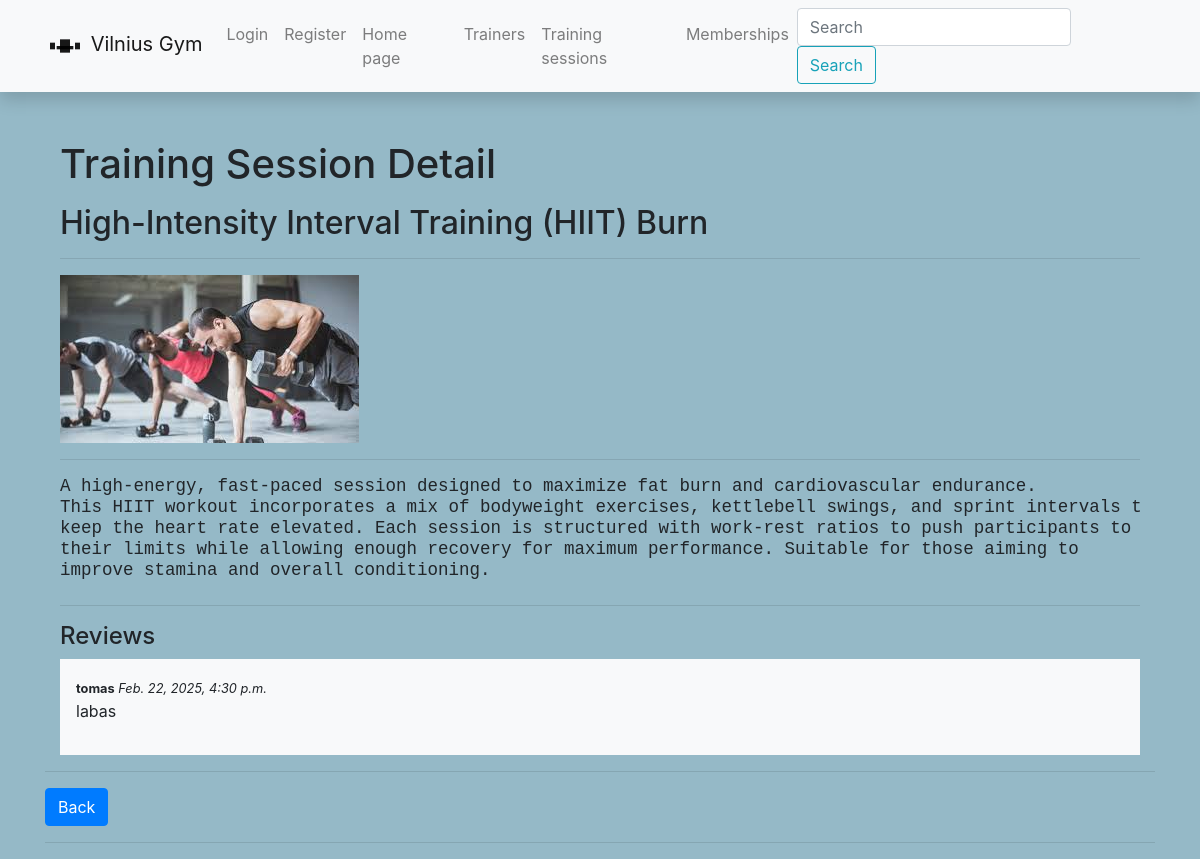
The page /gym/trainingsession/7 on the database as committed earlier.
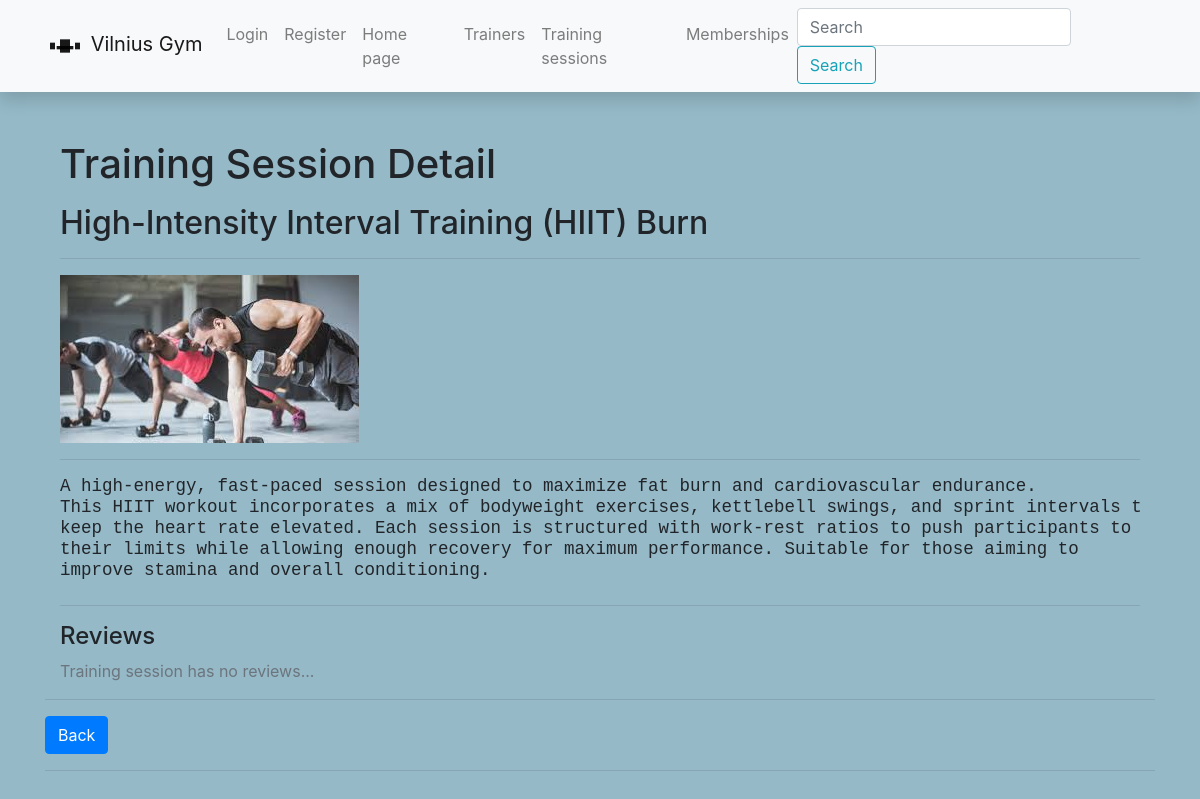
The same page on the database as committed later.
### gym/models.py (models this page shows, shortened)
class TrainingSessionReview(models.Model):
    date_created = models.DateTimeField(auto_now_add=True)
    content = models.TextField('Review', max_length=2000)
    training_session = models.ForeignKey(TrainingSession, on_delete=models.CASCADE, blank=True)
    reviewer = models.ForeignKey(User, on_delete=models.SET_NULL, null=True, blank=True)

### gym/views.py (the view, shortened to what this page needs)
# urls.py: path('trainingsession/<int:pk>', views.TrainingSessionDetailView.as_view(), name='trainingsession-one'),
class TrainingSessionDetailView(generic.edit.FormMixin, generic.DetailView):
    model = TrainingSession
    context_object_name = 'trainingsession'
    template_name = 'training_session.html'
    form_class = TrainingSessionReviewForm

### gym/forms.py
class TrainingSessionReviewForm(forms.ModelForm):
    class Meta:
        model = TrainingSessionReview
        fields = ('content', 'training_session', 'reviewer')
        widgets = {
            'training_session': forms.HiddenInput(),
            'reviewer': forms.HiddenInput()
        }

### gym/templates/training_session.html (shortened to what this page needs)
{% extends 'base.html' %}
{% load static %}
{% block content %}
<div class="container mt-5">
  <h1 class="mb-3">Training Session Detail</h1>
  <h2 class="mb-3">{{ trainingsession.name }}</h2>
  <hr>
  <div class="">
    {% if trainingsession.ts_cover %}
      <img src="{{ trainingsession.ts_cover.url }}" class="img-fluid" alt="{{ trainingsession.name }}">
    {% else %}
      <img src="{% static 'img/no-image.png' %}" class="img-fluid" alt="No image available">
    {% endif %}
  </div>
  <div class="mb-4">
    <hr>
    <h5>{{ trainingsession.description|safe }}</h5>
  </div>
  <hr>
  <div>
    <h4>Reviews</h4>
    {% for review in trainingsession.trainingsessionreview_set.all %}
      <div class="mb-3 p-3 bg-light">
        <small>
          <strong>{{ review.reviewer }}</strong> <em>{{ review.date_created }}</em>
        </small>
        <p>{{ review.content }}</p>
      </div>
    {% empty %}
      <p class="text-muted">Training session has no reviews...</p>
    {% endfor %}
  </div>
</div>
<hr>
<a href="{% url 'trainingsessions-all' %}" class="btn btn-primary">Back</a>
<hr>
{% endblock %}

Rows that differ between the two databases and show on the page:
removed TrainingSessionReview: reviewer "tomas", date_created "Feb. 22, 2025, 4:30 p.m.", content "labas"
Other text that changed with them:
text now shown: "Training session has no reviews..."
